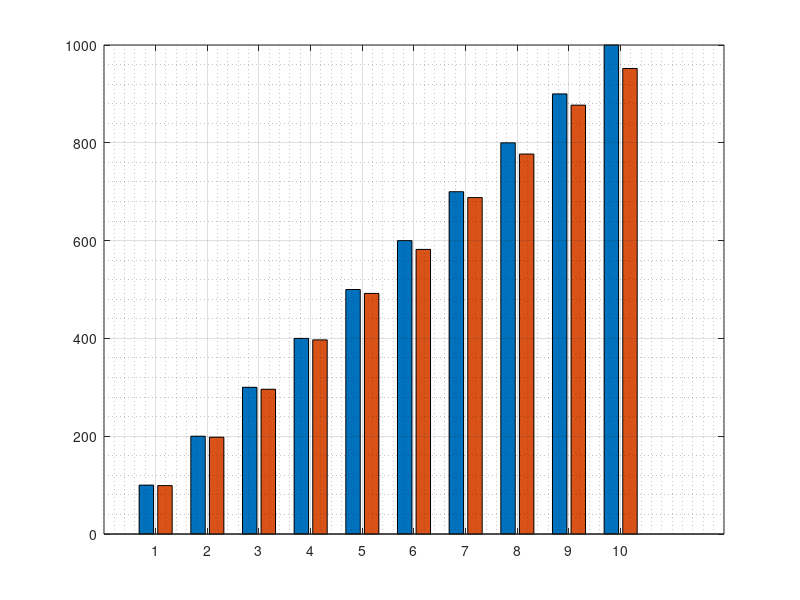

The MATLAB source for this figure:
clear; close all; clc

velocity.target = 100:100:1000;
velocity.actual = [99 198 296 397 492 582 688 777 877 952];

velocity.barData = reshape([velocity.target velocity.actual], ...
[length(velocity.actual), 2]);

figure(1)
bar(velocity.barData)
grid on
grid minor
